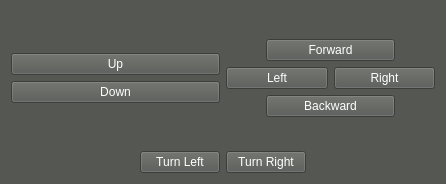
<?xml version="1.0" encoding="UTF-8"?>
<ui version="4.0">
 <class>ControlWindow</class>
 <widget class="QWidget" name="ControlWindow">
  <property name="geometry">
   <rect>
    <x>0</x>
    <y>0</y>
    <width>446</width>
    <height>184</height>
   </rect>
  </property>
  <property name="maximumSize">
   <size>
    <width>697</width>
    <height>241</height>
   </size>
  </property>
  <property name="palette">
   <palette>
    <active>
     <colorrole role="WindowText">
      <brush brushstyle="SolidPattern">
       <color alpha="255">
        <red>255</red>
        <green>255</green>
        <blue>255</blue>
       </color>
      </brush>
     </colorrole>
     <colorrole role="Button">
      <brush brushstyle="SolidPattern">
       <color alpha="255">
        <red>85</red>
        <green>87</green>
        <blue>83</blue>
       </color>
      </brush>
     </colorrole>
     <colorrole role="Light">
      <brush brushstyle="SolidPattern">
       <color alpha="255">
        <red>127</red>
        <green>131</green>
        <blue>124</blue>
       </color>
      </brush>
     </colorrole>
     <colorrole role="Midlight">
      <brush brushstyle="SolidPattern">
       <color alpha="255">
        <red>106</red>
        <green>109</green>
        <blue>103</blue>
       </color>
      </brush>
     </colorrole>
     <colorrole role="Dark">
      <brush brushstyle="SolidPattern">
       <color alpha="255">
        <red>42</red>
        <green>43</green>
        <blue>41</blue>
       </color>
      </brush>
     </colorrole>
     <colorrole role="Mid">
      <brush brushstyle="SolidPattern">
       <color alpha="255">
        <red>56</red>
        <green>58</green>
        <blue>55</blue>
       </color>
      </brush>
     </colorrole>
     <colorrole role="Text">
      <brush brushstyle="SolidPattern">
       <color alpha="255">
        <red>255</red>
        <green>255</green>
        <blue>255</blue>
       </color>
      </brush>
     </colorrole>
     <colorrole role="BrightText">
      <brush brushstyle="SolidPattern">
       <color alpha="255">
        <red>255</red>
        <green>255</green>
        <blue>255</blue>
       </color>
      </brush>
     </colorrole>
     <colorrole role="ButtonText">
      <brush brushstyle="SolidPattern">
       <color alpha="255">
        <red>255</red>
        <green>255</green>
        <blue>255</blue>
       </color>
      </brush>
     </colorrole>
     <colorrole role="Base">
      <brush brushstyle="SolidPattern">
       <color alpha="255">
        <red>0</red>
        <green>0</green>
        <blue>0</blue>
       </color>
      </brush>
     </colorrole>
     <colorrole role="Window">
      <brush brushstyle="SolidPattern">
       <color alpha="255">
        <red>85</red>
        <green>87</green>
        <blue>83</blue>
       </color>
      </brush>
     </colorrole>
     <colorrole role="Shadow">
      <brush brushstyle="SolidPattern">
       <color alpha="255">
        <red>0</red>
        <green>0</green>
        <blue>0</blue>
       </color>
      </brush>
     </colorrole>
     <colorrole role="AlternateBase">
      <brush brushstyle="SolidPattern">
       <color alpha="255">
        <red>42</red>
        <green>43</green>
        <blue>41</blue>
       </color>
      </brush>
     </colorrole>
     <colorrole role="ToolTipBase">
      <brush brushstyle="SolidPattern">
       <color alpha="255">
        <red>255</red>
        <green>255</green>
        <blue>220</blue>
       </color>
      </brush>
     </colorrole>
     <colorrole role="ToolTipText">
      <brush brushstyle="SolidPattern">
       <color alpha="255">
        <red>0</red>
        <green>0</green>
        <blue>0</blue>
       </color>
      </brush>
     </colorrole>
    </active>
    <inactive>
     <colorrole role="WindowText">
      <brush brushstyle="SolidPattern">
       <color alpha="255">
        <red>255</red>
        <green>255</green>
        <blue>255</blue>
       </color>
      </brush>
     </colorrole>
     <colorrole role="Button">
      <brush brushstyle="SolidPattern">
       <color alpha="255">
        <red>85</red>
        <green>87</green>
        <blue>83</blue>
       </color>
      </brush>
     </colorrole>
     <colorrole role="Light">
      <brush brushstyle="SolidPattern">
       <color alpha="255">
        <red>127</red>
        <green>131</green>
        <blue>124</blue>
       </color>
      </brush>
     </colorrole>
     <colorrole role="Midlight">
      <brush brushstyle="SolidPattern">
       <color alpha="255">
        <red>106</red>
        <green>109</green>
        <blue>103</blue>
       </color>
      </brush>
     </colorrole>
     <colorrole role="Dark">
      <brush brushstyle="SolidPattern">
       <color alpha="255">
        <red>42</red>
        <green>43</green>
        <blue>41</blue>
       </color>
      </brush>
     </colorrole>
     <colorrole role="Mid">
      <brush brushstyle="SolidPattern">
       <color alpha="255">
        <red>56</red>
        <green>58</green>
        <blue>55</blue>
       </color>
      </brush>
     </colorrole>
     <colorrole role="Text">
      <brush brushstyle="SolidPattern">
       <color alpha="255">
        <red>255</red>
        <green>255</green>
        <blue>255</blue>
       </color>
      </brush>
     </colorrole>
     <colorrole role="BrightText">
      <brush brushstyle="SolidPattern">
       <color alpha="255">
        <red>255</red>
        <green>255</green>
        <blue>255</blue>
       </color>
      </brush>
     </colorrole>
     <colorrole role="ButtonText">
      <brush brushstyle="SolidPattern">
       <color alpha="255">
        <red>255</red>
        <green>255</green>
        <blue>255</blue>
       </color>
      </brush>
     </colorrole>
     <colorrole role="Base">
      <brush brushstyle="SolidPattern">
       <color alpha="255">
        <red>0</red>
        <green>0</green>
        <blue>0</blue>
       </color>
      </brush>
     </colorrole>
     <colorrole role="Window">
      <brush brushstyle="SolidPattern">
       <color alpha="255">
        <red>85</red>
        <green>87</green>
        <blue>83</blue>
       </color>
      </brush>
     </colorrole>
     <colorrole role="Shadow">
      <brush brushstyle="SolidPattern">
       <color alpha="255">
        <red>0</red>
        <green>0</green>
        <blue>0</blue>
       </color>
      </brush>
     </colorrole>
     <colorrole role="AlternateBase">
      <brush brushstyle="SolidPattern">
       <color alpha="255">
        <red>42</red>
        <green>43</green>
        <blue>41</blue>
       </color>
      </brush>
     </colorrole>
     <colorrole role="ToolTipBase">
      <brush brushstyle="SolidPattern">
       <color alpha="255">
        <red>255</red>
        <green>255</green>
        <blue>220</blue>
       </color>
      </brush>
     </colorrole>
     <colorrole role="ToolTipText">
      <brush brushstyle="SolidPattern">
       <color alpha="255">
        <red>0</red>
        <green>0</green>
        <blue>0</blue>
       </color>
      </brush>
     </colorrole>
    </inactive>
    <disabled>
     <colorrole role="WindowText">
      <brush brushstyle="SolidPattern">
       <color alpha="255">
        <red>42</red>
        <green>43</green>
        <blue>41</blue>
       </color>
      </brush>
     </colorrole>
     <colorrole role="Button">
      <brush brushstyle="SolidPattern">
       <color alpha="255">
        <red>85</red>
        <green>87</green>
        <blue>83</blue>
       </color>
      </brush>
     </colorrole>
     <colorrole role="Light">
      <brush brushstyle="SolidPattern">
       <color alpha="255">
        <red>127</red>
        <green>131</green>
        <blue>124</blue>
       </color>
      </brush>
     </colorrole>
     <colorrole role="Midlight">
      <brush brushstyle="SolidPattern">
       <color alpha="255">
        <red>106</red>
        <green>109</green>
        <blue>103</blue>
       </color>
      </brush>
     </colorrole>
     <colorrole role="Dark">
      <brush brushstyle="SolidPattern">
       <color alpha="255">
        <red>42</red>
        <green>43</green>
        <blue>41</blue>
       </color>
      </brush>
     </colorrole>
     <colorrole role="Mid">
      <brush brushstyle="SolidPattern">
       <color alpha="255">
        <red>56</red>
        <green>58</green>
        <blue>55</blue>
       </color>
      </brush>
     </colorrole>
     <colorrole role="Text">
      <brush brushstyle="SolidPattern">
       <color alpha="255">
        <red>42</red>
        <green>43</green>
        <blue>41</blue>
       </color>
      </brush>
     </colorrole>
     <colorrole role="BrightText">
      <brush brushstyle="SolidPattern">
       <color alpha="255">
        <red>255</red>
        <green>255</green>
        <blue>255</blue>
       </color>
      </brush>
     </colorrole>
     <colorrole role="ButtonText">
      <brush brushstyle="SolidPattern">
       <color alpha="255">
        <red>42</red>
        <green>43</green>
        <blue>41</blue>
       </color>
      </brush>
     </colorrole>
     <colorrole role="Base">
      <brush brushstyle="SolidPattern">
       <color alpha="255">
        <red>85</red>
        <green>87</green>
        <blue>83</blue>
       </color>
      </brush>
     </colorrole>
     <colorrole role="Window">
      <brush brushstyle="SolidPattern">
       <color alpha="255">
        <red>85</red>
        <green>87</green>
        <blue>83</blue>
       </color>
      </brush>
     </colorrole>
     <colorrole role="Shadow">
      <brush brushstyle="SolidPattern">
       <color alpha="255">
        <red>0</red>
        <green>0</green>
        <blue>0</blue>
       </color>
      </brush>
     </colorrole>
     <colorrole role="AlternateBase">
      <brush brushstyle="SolidPattern">
       <color alpha="255">
        <red>85</red>
        <green>87</green>
        <blue>83</blue>
       </color>
      </brush>
     </colorrole>
     <colorrole role="ToolTipBase">
      <brush brushstyle="SolidPattern">
       <color alpha="255">
        <red>255</red>
        <green>255</green>
        <blue>220</blue>
       </color>
      </brush>
     </colorrole>
     <colorrole role="ToolTipText">
      <brush brushstyle="SolidPattern">
       <color alpha="255">
        <red>0</red>
        <green>0</green>
        <blue>0</blue>
       </color>
      </brush>
     </colorrole>
    </disabled>
   </palette>
  </property>
  <property name="windowTitle">
   <string>Manual Control</string>
  </property>
  <layout class="QVBoxLayout" name="verticalLayout_3">
   <item>
    <layout class="QHBoxLayout" name="horizontalLayout_6">
     <item>
      <layout class="QVBoxLayout" name="verticalLayout_2">
       <item>
        <spacer name="verticalSpacer_4">
         <property name="orientation">
          <enum>Qt::Vertical</enum>
         </property>
         <property name="sizeHint" stdset="0">
          <size>
           <width>20</width>
           <height>40</height>
          </size>
         </property>
        </spacer>
       </item>
       <item>
        <widget class="QPushButton" name="buttonUp">
         <property name="focusPolicy">
          <enum>Qt::NoFocus</enum>
         </property>
         <property name="text">
          <string>Up</string>
         </property>
        </widget>
       </item>
       <item>
        <widget class="QPushButton" name="buttonDown">
         <property name="focusPolicy">
          <enum>Qt::NoFocus</enum>
         </property>
         <property name="text">
          <string>Down</string>
         </property>
        </widget>
       </item>
       <item>
        <spacer name="verticalSpacer_3">
         <property name="orientation">
          <enum>Qt::Vertical</enum>
         </property>
         <property name="sizeType">
          <enum>QSizePolicy::Expanding</enum>
         </property>
         <property name="sizeHint" stdset="0">
          <size>
           <width>20</width>
           <height>40</height>
          </size>
         </property>
        </spacer>
       </item>
      </layout>
     </item>
     <item>
      <layout class="QVBoxLayout" name="verticalLayout">
       <item>
        <spacer name="verticalSpacer_2">
         <property name="orientation">
          <enum>Qt::Vertical</enum>
         </property>
         <property name="sizeType">
          <enum>QSizePolicy::Expanding</enum>
         </property>
         <property name="sizeHint" stdset="0">
          <size>
           <width>20</width>
           <height>40</height>
          </size>
         </property>
        </spacer>
       </item>
       <item>
        <layout class="QHBoxLayout" name="horizontalLayout_2">
         <item>
          <spacer name="horizontalSpacer">
           <property name="orientation">
            <enum>Qt::Horizontal</enum>
           </property>
           <property name="sizeType">
            <enum>QSizePolicy::Minimum</enum>
           </property>
           <property name="sizeHint" stdset="0">
            <size>
             <width>40</width>
             <height>20</height>
            </size>
           </property>
          </spacer>
         </item>
         <item>
          <widget class="QPushButton" name="buttonForward">
           <property name="focusPolicy">
            <enum>Qt::NoFocus</enum>
           </property>
           <property name="text">
            <string>Forward</string>
           </property>
          </widget>
         </item>
         <item>
          <spacer name="horizontalSpacer_2">
           <property name="orientation">
            <enum>Qt::Horizontal</enum>
           </property>
           <property name="sizeType">
            <enum>QSizePolicy::Minimum</enum>
           </property>
           <property name="sizeHint" stdset="0">
            <size>
             <width>40</width>
             <height>20</height>
            </size>
           </property>
          </spacer>
         </item>
        </layout>
       </item>
       <item>
        <layout class="QHBoxLayout" name="horizontalLayout">
         <item>
          <widget class="QPushButton" name="buttonLeft">
           <property name="focusPolicy">
            <enum>Qt::NoFocus</enum>
           </property>
           <property name="text">
            <string>Left</string>
           </property>
          </widget>
         </item>
         <item>
          <widget class="QPushButton" name="buttonRight">
           <property name="focusPolicy">
            <enum>Qt::NoFocus</enum>
           </property>
           <property name="text">
            <string>Right</string>
           </property>
          </widget>
         </item>
        </layout>
       </item>
       <item>
        <layout class="QHBoxLayout" name="horizontalLayout_3">
         <item>
          <spacer name="horizontalSpacer_3">
           <property name="orientation">
            <enum>Qt::Horizontal</enum>
           </property>
           <property name="sizeType">
            <enum>QSizePolicy::Minimum</enum>
           </property>
           <property name="sizeHint" stdset="0">
            <size>
             <width>40</width>
             <height>20</height>
            </size>
           </property>
          </spacer>
         </item>
         <item>
          <widget class="QPushButton" name="buttonBackward">
           <property name="focusPolicy">
            <enum>Qt::NoFocus</enum>
           </property>
           <property name="text">
            <string>Backward</string>
           </property>
          </widget>
         </item>
         <item>
          <spacer name="horizontalSpacer_4">
           <property name="orientation">
            <enum>Qt::Horizontal</enum>
           </property>
           <property name="sizeType">
            <enum>QSizePolicy::Minimum</enum>
           </property>
           <property name="sizeHint" stdset="0">
            <size>
             <width>40</width>
             <height>20</height>
            </size>
           </property>
          </spacer>
         </item>
        </layout>
       </item>
       <item>
        <spacer name="verticalSpacer">
         <property name="orientation">
          <enum>Qt::Vertical</enum>
         </property>
         <property name="sizeType">
          <enum>QSizePolicy::Expanding</enum>
         </property>
         <property name="sizeHint" stdset="0">
          <size>
           <width>20</width>
           <height>40</height>
          </size>
         </property>
        </spacer>
       </item>
      </layout>
     </item>
    </layout>
   </item>
   <item>
    <layout class="QHBoxLayout" name="horizontalLayout_5">
     <item>
      <spacer name="horizontalSpacer_5">
       <property name="orientation">
        <enum>Qt::Horizontal</enum>
       </property>
       <property name="sizeHint" stdset="0">
        <size>
         <width>40</width>
         <height>20</height>
        </size>
       </property>
      </spacer>
     </item>
     <item>
      <widget class="QPushButton" name="buttonTurnLeft">
       <property name="focusPolicy">
        <enum>Qt::NoFocus</enum>
       </property>
       <property name="text">
        <string>Turn Left</string>
       </property>
      </widget>
     </item>
     <item>
      <widget class="QPushButton" name="buttonTurnRight">
       <property name="focusPolicy">
        <enum>Qt::NoFocus</enum>
       </property>
       <property name="text">
        <string>Turn Right</string>
       </property>
      </widget>
     </item>
     <item>
      <spacer name="horizontalSpacer_6">
       <property name="orientation">
        <enum>Qt::Horizontal</enum>
       </property>
       <property name="sizeHint" stdset="0">
        <size>
         <width>40</width>
         <height>20</height>
        </size>
       </property>
      </spacer>
     </item>
    </layout>
   </item>
  </layout>
 </widget>
 <resources/>
 <connections/>
</ui>
